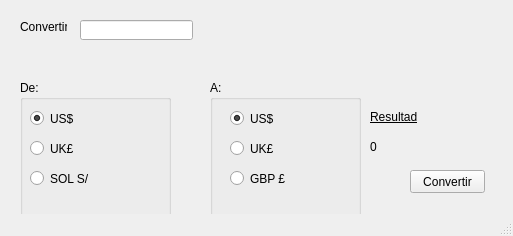
<?xml version="1.0" encoding="UTF-8"?>
<ui version="4.0">
 <class>TipoDeCambio</class>
 <widget class="QMainWindow" name="TipoDeCambio">
  <property name="geometry">
   <rect>
    <x>0</x>
    <y>0</y>
    <width>513</width>
    <height>236</height>
   </rect>
  </property>
  <property name="windowTitle">
   <string>Tipo de cambio</string>
  </property>
  <widget class="QWidget" name="centralwidget">
   <widget class="QLabel" name="lblConvertir">
    <property name="geometry">
     <rect>
      <x>20</x>
      <y>20</y>
      <width>47</width>
      <height>13</height>
     </rect>
    </property>
    <property name="text">
     <string>Convertir</string>
    </property>
   </widget>
   <widget class="QLineEdit" name="leImporte">
    <property name="geometry">
     <rect>
      <x>80</x>
      <y>20</y>
      <width>113</width>
      <height>20</height>
     </rect>
    </property>
   </widget>
   <widget class="QGroupBox" name="gbDe">
    <property name="geometry">
     <rect>
      <x>20</x>
      <y>80</y>
      <width>151</width>
      <height>151</height>
     </rect>
    </property>
    <property name="title">
     <string>De:</string>
    </property>
    <widget class="QRadioButton" name="rbDeUS">
     <property name="geometry">
      <rect>
       <x>10</x>
       <y>30</y>
       <width>82</width>
       <height>17</height>
      </rect>
     </property>
     <property name="text">
      <string>US$</string>
     </property>
     <property name="checked">
      <bool>true</bool>
     </property>
    </widget>
    <widget class="QRadioButton" name="rbDeUK">
     <property name="geometry">
      <rect>
       <x>10</x>
       <y>60</y>
       <width>82</width>
       <height>17</height>
      </rect>
     </property>
     <property name="text">
      <string>UK£</string>
     </property>
    </widget>
    <widget class="QRadioButton" name="rbDeAUS">
     <property name="geometry">
      <rect>
       <x>10</x>
       <y>90</y>
       <width>82</width>
       <height>17</height>
      </rect>
     </property>
     <property name="text">
      <string>SOL S/</string>
     </property>
    </widget>
   </widget>
   <widget class="QGroupBox" name="gbA">
    <property name="geometry">
     <rect>
      <x>210</x>
      <y>80</y>
      <width>151</width>
      <height>151</height>
     </rect>
    </property>
    <property name="title">
     <string>A:</string>
    </property>
    <widget class="QRadioButton" name="rbAUS">
     <property name="geometry">
      <rect>
       <x>20</x>
       <y>30</y>
       <width>82</width>
       <height>17</height>
      </rect>
     </property>
     <property name="text">
      <string>US$</string>
     </property>
     <property name="checked">
      <bool>true</bool>
     </property>
    </widget>
    <widget class="QRadioButton" name="rbAUK">
     <property name="geometry">
      <rect>
       <x>20</x>
       <y>60</y>
       <width>82</width>
       <height>17</height>
      </rect>
     </property>
     <property name="text">
      <string>UK£</string>
     </property>
    </widget>
    <widget class="QRadioButton" name="rbAAUS">
     <property name="geometry">
      <rect>
       <x>20</x>
       <y>90</y>
       <width>82</width>
       <height>17</height>
      </rect>
     </property>
     <property name="text">
      <string>GBP £</string>
     </property>
    </widget>
   </widget>
   <widget class="QLabel" name="lblResultado">
    <property name="geometry">
     <rect>
      <x>370</x>
      <y>110</y>
      <width>47</width>
      <height>13</height>
     </rect>
    </property>
    <property name="font">
     <font>
      <underline>true</underline>
     </font>
    </property>
    <property name="text">
     <string>Resultado</string>
    </property>
   </widget>
   <widget class="QLabel" name="lblCambio">
    <property name="geometry">
     <rect>
      <x>370</x>
      <y>140</y>
      <width>47</width>
      <height>13</height>
     </rect>
    </property>
    <property name="text">
     <string>0</string>
    </property>
   </widget>
   <widget class="QPushButton" name="pbTipoCambio">
    <property name="geometry">
     <rect>
      <x>410</x>
      <y>170</y>
      <width>75</width>
      <height>23</height>
     </rect>
    </property>
    <property name="text">
     <string>Convertir</string>
    </property>
   </widget>
  </widget>
  <widget class="QMenuBar" name="menubar">
   <property name="geometry">
    <rect>
     <x>0</x>
     <y>0</y>
     <width>513</width>
     <height>21</height>
    </rect>
   </property>
  </widget>
  <widget class="QStatusBar" name="statusbar"/>
 </widget>
 <resources/>
 <connections/>
</ui>
